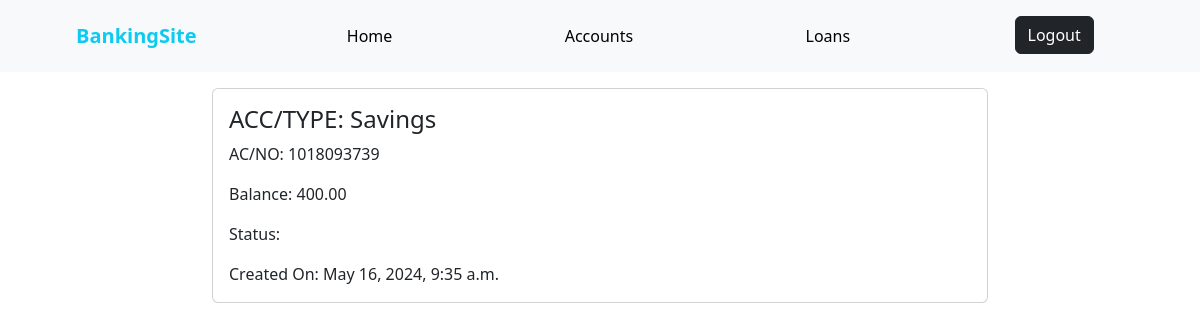
The app's page /accounts/ (signed in) with its own data.
### main/models.py (models this page shows, shortened)
class Account(models.Model):
    user = models.ForeignKey(CustomUser, on_delete=models.CASCADE)
    account_type = models.CharField(max_length=100)
    account_no = models.CharField(max_length=100)
    balance = models.DecimalField(max_digits=10, decimal_places=2)
    status = models.CharField(max_length=100)
    date_of_creation = models.DateTimeField(auto_now_add=True)

### main/views.py (the view)
# urls.py: path('accounts/', views.accounts, name="accounts"),
def accounts(request):
    accounts = Account.objects.filter(user=request.user)
    context = {
        'accounts': accounts
    }
    return render(request, 'main/accounts.html', context)

### templates/main/accounts.html
{% extends './home.html' %}
{% block content %}
<div class="container col col-md-8">
    {% if accounts %}
        {% for acc in accounts %}
        <a href="{% url 'account_details' acc.id%}" class="pointer text-decoration-none">
            <div class="card text-start my-3">
                <div class="card-body">
                    <h4 class="card-title">ACC/TYPE: {{acc.account_type}}</h4>
                    <p class="card-text">AC/NO: {{acc.account_no}}</p>
                    <p class="card-text">Balance: {{acc.balance}}</p>
                    <p class="card-text">Status: {{acc.status}}</p>
                    <p class="card-text">Created On: {{acc.date_of_creation}}</p>
                </div>
            </div>
        </a>
        {% endfor %}
    {% else %}
    <div class="bg-dark text-white p-5 m-5">
        <h3>You don't have accounts linked to your account!</h3>
        <a class="btn btn-light btn-lg rounded" href="{% url 'add_account'%}">Link an Account!</a>
    </div>
    {%endif%}
</div>
{% endblock %}

### records on screen
Account: account_type "Savings", account_no "1018093739", balance "400.00", date_of_creation "May 16, 2024, 9:35 a.m."
